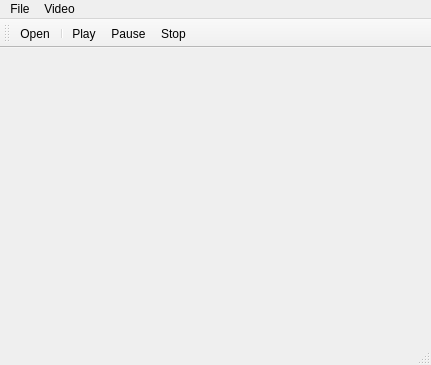
<?xml version="1.0" encoding="UTF-8"?>
<ui version="4.0">
 <class>VideoPlayer</class>
 <widget class="QMainWindow" name="VideoPlayer">
  <property name="geometry">
   <rect>
    <x>0</x>
    <y>0</y>
    <width>431</width>
    <height>365</height>
   </rect>
  </property>
  <property name="windowTitle">
   <string>MediaPlayer</string>
  </property>
  <widget class="QWidget" name="centralwidget"/>
  <widget class="QMenuBar" name="menubar">
   <property name="geometry">
    <rect>
     <x>0</x>
     <y>0</y>
     <width>431</width>
     <height>26</height>
    </rect>
   </property>
   <widget class="QMenu" name="menuFile">
    <property name="title">
     <string>File</string>
    </property>
    <addaction name="actionOpen"/>
   </widget>
   <widget class="QMenu" name="menuVideo">
    <property name="title">
     <string>Video</string>
    </property>
    <addaction name="actionPlay"/>
    <addaction name="actionPause"/>
    <addaction name="actionStop"/>
   </widget>
   <addaction name="menuFile"/>
   <addaction name="menuVideo"/>
  </widget>
  <widget class="QStatusBar" name="statusbar"/>
  <widget class="QToolBar" name="toolBar">
   <property name="windowTitle">
    <string>toolBar</string>
   </property>
   <attribute name="toolBarArea">
    <enum>TopToolBarArea</enum>
   </attribute>
   <attribute name="toolBarBreak">
    <bool>false</bool>
   </attribute>
   <addaction name="actionOpen"/>
   <addaction name="separator"/>
   <addaction name="actionPlay"/>
   <addaction name="actionPause"/>
   <addaction name="actionStop"/>
  </widget>
  <action name="actionOpen">
   <property name="icon">
    <iconset resource="resources.qrc">
     <normaloff>:/images/icons/folder_page_white.png</normaloff>:/images/icons/folder_page_white.png</iconset>
   </property>
   <property name="text">
    <string>Open</string>
   </property>
   <property name="toolTip">
    <string>Open A File</string>
   </property>
  </action>
  <action name="actionPlay">
   <property name="icon">
    <iconset resource="resources.qrc">
     <normaloff>:/images/icons/control_play.png</normaloff>:/images/icons/control_play.png</iconset>
   </property>
   <property name="text">
    <string>Play</string>
   </property>
  </action>
  <action name="actionPause">
   <property name="icon">
    <iconset resource="resources.qrc">
     <normaloff>:/images/icons/control_pause.png</normaloff>:/images/icons/control_pause.png</iconset>
   </property>
   <property name="text">
    <string>Pause</string>
   </property>
  </action>
  <action name="actionStop">
   <property name="icon">
    <iconset resource="resources.qrc">
     <normaloff>:/images/icons/control_stop.png</normaloff>:/images/icons/control_stop.png</iconset>
   </property>
   <property name="text">
    <string>Stop</string>
   </property>
  </action>
 </widget>
 <resources>
  <include location="resources.qrc"/>
 </resources>
 <connections/>
</ui>
